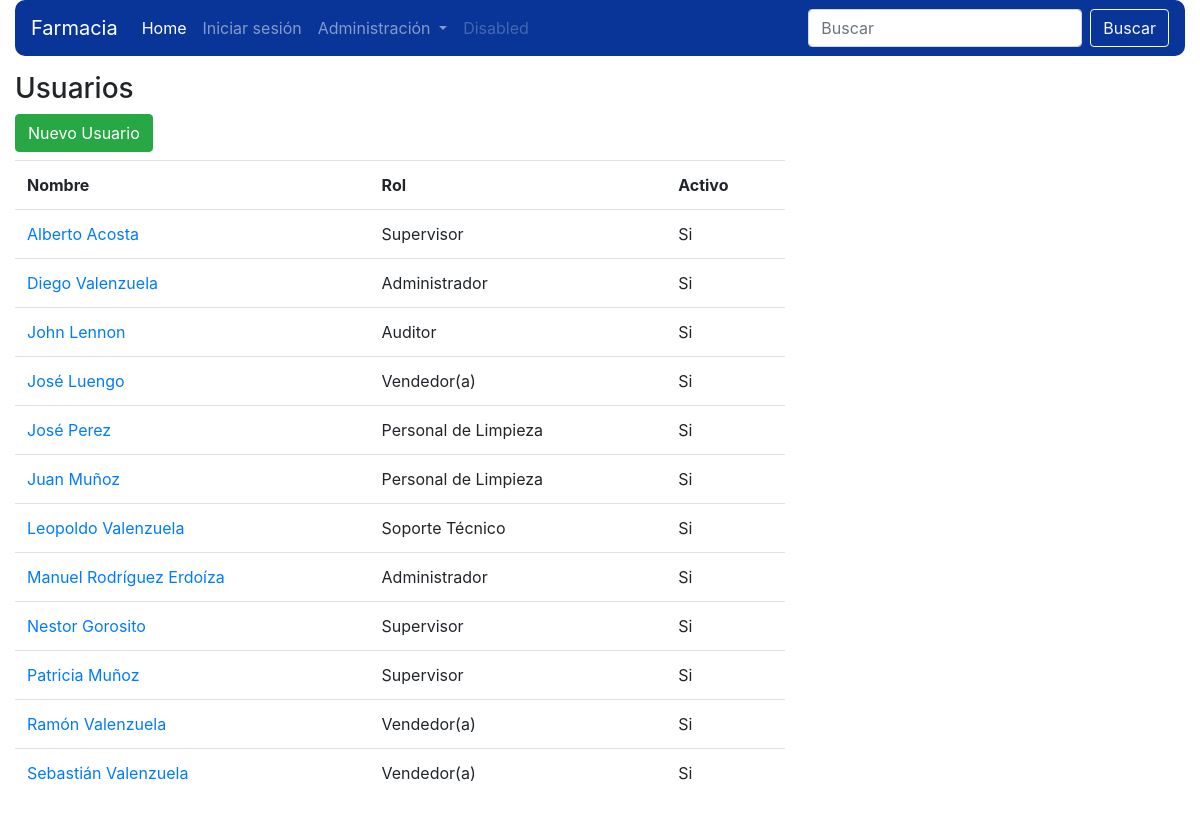
The app's page /usuarios.php with its own data.
### tables this page shows
CREATE TABLE `usuarios` (
  `id` int(11) NOT NULL,
  `nombre` varchar(50) NOT NULL,
  `email` varchar(45) NOT NULL,
  `password` varchar(255) NOT NULL,
  `rol_id` int(11) NOT NULL,
  `active` int(11) NOT NULL,
  `created_at` datetime DEFAULT NULL,
  `updated_at` datetime DEFAULT NULL
);

CREATE TABLE `roles` (
  `id` int(11) NOT NULL,
  `nombre` varchar(50) NOT NULL,
  `created_at` datetime DEFAULT NULL,
  `updated_at` datetime DEFAULT NULL
);

### class/modelo.php (called while the page is built, shortened)
<?php
class Modelo
{
	public function __construct(){
		$this->_db = new Database;
	}
}

### class/usuarioModel.php (called while the page is built, shortened)
<?php
require_once('modelo.php');
class usuarioModel extends Modelo{
	public function getUsuarios(){
		$usu = $this->_db->query("SELECT u.id, u.nombre as usuario, r.nombre as rol, u.active FROM usuarios u INNER JOIN roles r ON u.rol_id = r.id ORDER BY u.nombre");
		return $usu->fetchall();
	}
}

### usuarios.php (the view, shortened to what this page needs)
<?php
require('class/usuarioModel.php');
$usuarios = new usuarioModel;
$res = $usuarios->getUsuarios();
?>
<!DOCTYPE html>
<html>
<head>
	<link rel="stylesheet" href="https://stackpath.bootstrapcdn.com/bootstrap/4.4.1/css/bootstrap.min.css">
</head>
<body>
	<div class="container-fluid">
		<?php include('header.php'); ?>
		<div class="row">
			<div class="col-md-8 mt-3">
				<h3>Usuarios</h3>
				<a href="addUsuarios.php" class="btn btn-success">Nuevo Usuario</a>
				<?php if(isset($res) && count($res)): ?>
					<table class="table table-hover" style="margin-top: 8px">
						<tr>
							<th>Nombre</th>
							<th>Rol</th>
							<th>Activo</th>
						</tr>
						<?php foreach($res as $r): ?>
							<tr>
								<td>
									<a href="verusuario.php?id=<?php echo $r['id']; ?>"><?php echo $r['usuario']; ?></a>
								</td>
								<td><?php echo $r['rol'] ?></td>
								<td>
									<?php if($r['active'] == 1): ?>
										Si
									<?php else: ?>
										No
									<?php endif; ?>
								</td>
							</tr>
						<?php endforeach; ?>
					</table>
				<?php else: ?>
					<p class="text-info mt-3">No hay usuarios registrados</p>
				<?php endif; ?>
			</div>
		</div>
	</div>
</body>
</html>

### records on screen
usuarios: nombre "Alberto Acosta", rol.nombre "Supervisor", active "Si"
usuarios: nombre "Diego Valenzuela", rol.nombre "Administrador", active "Si"
usuarios: nombre "John Lennon", rol.nombre "Auditor", active "Si"
usuarios: nombre "José Luengo", rol.nombre "Vendedor(a)", active "Si"
usuarios: nombre "José Perez", rol.nombre "Personal de Limpieza", active "Si"
usuarios: nombre "Juan Muñoz", rol.nombre "Personal de Limpieza", active "Si"
usuarios: nombre "Leopoldo Valenzuela", rol.nombre "Soporte Técnico", active "Si"
usuarios: nombre "Manuel Rodríguez Erdoíza", rol.nombre "Administrador", active "Si"
usuarios: nombre "Nestor Gorosito", rol.nombre "Supervisor", active "Si"
usuarios: nombre "Patricia Muñoz", rol.nombre "Supervisor", active "Si"
usuarios: nombre "Ramón Valenzuela", rol.nombre "Vendedor(a)", active "Si"
usuarios: nombre "Sebastián Valenzuela", rol.nombre "Vendedor(a)", active "Si"
